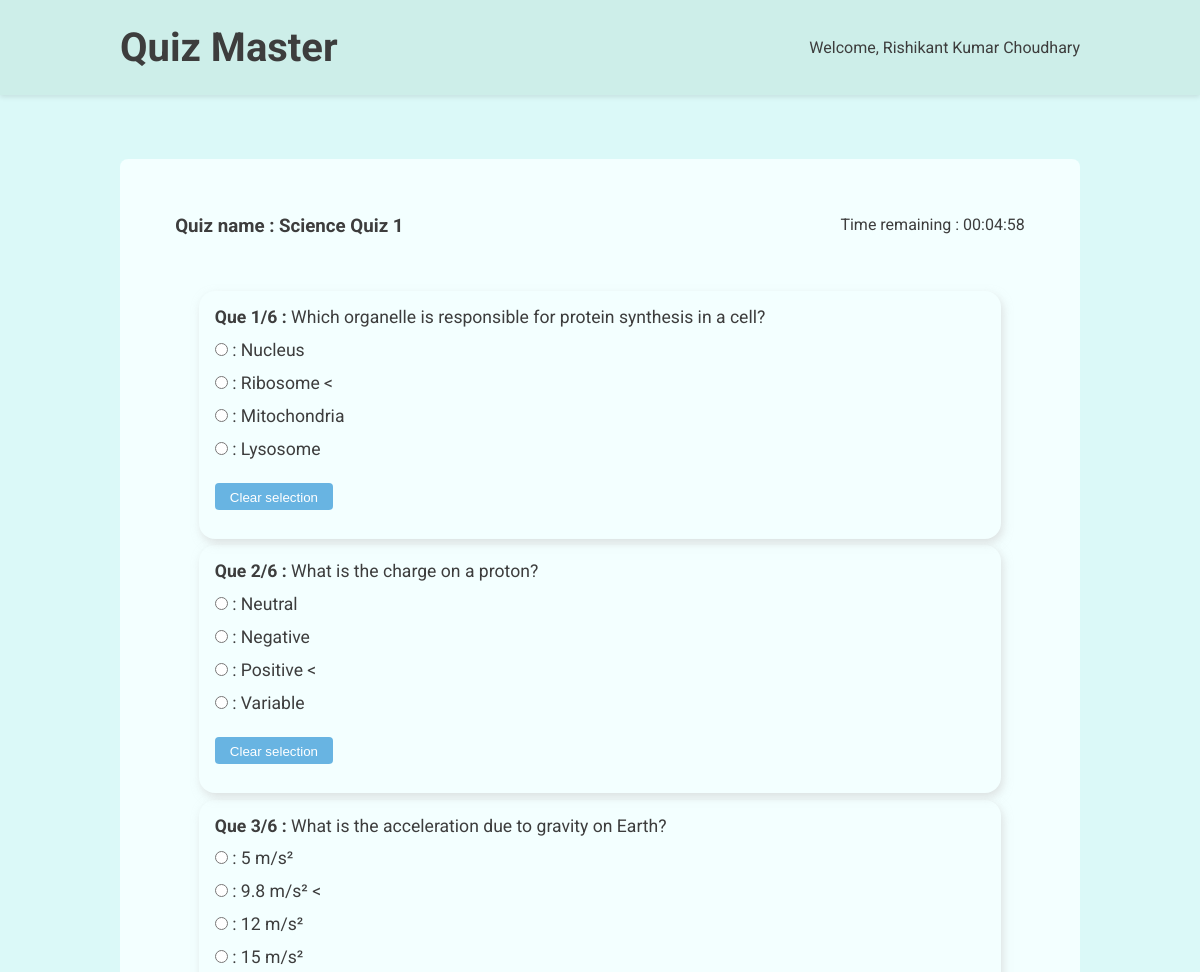
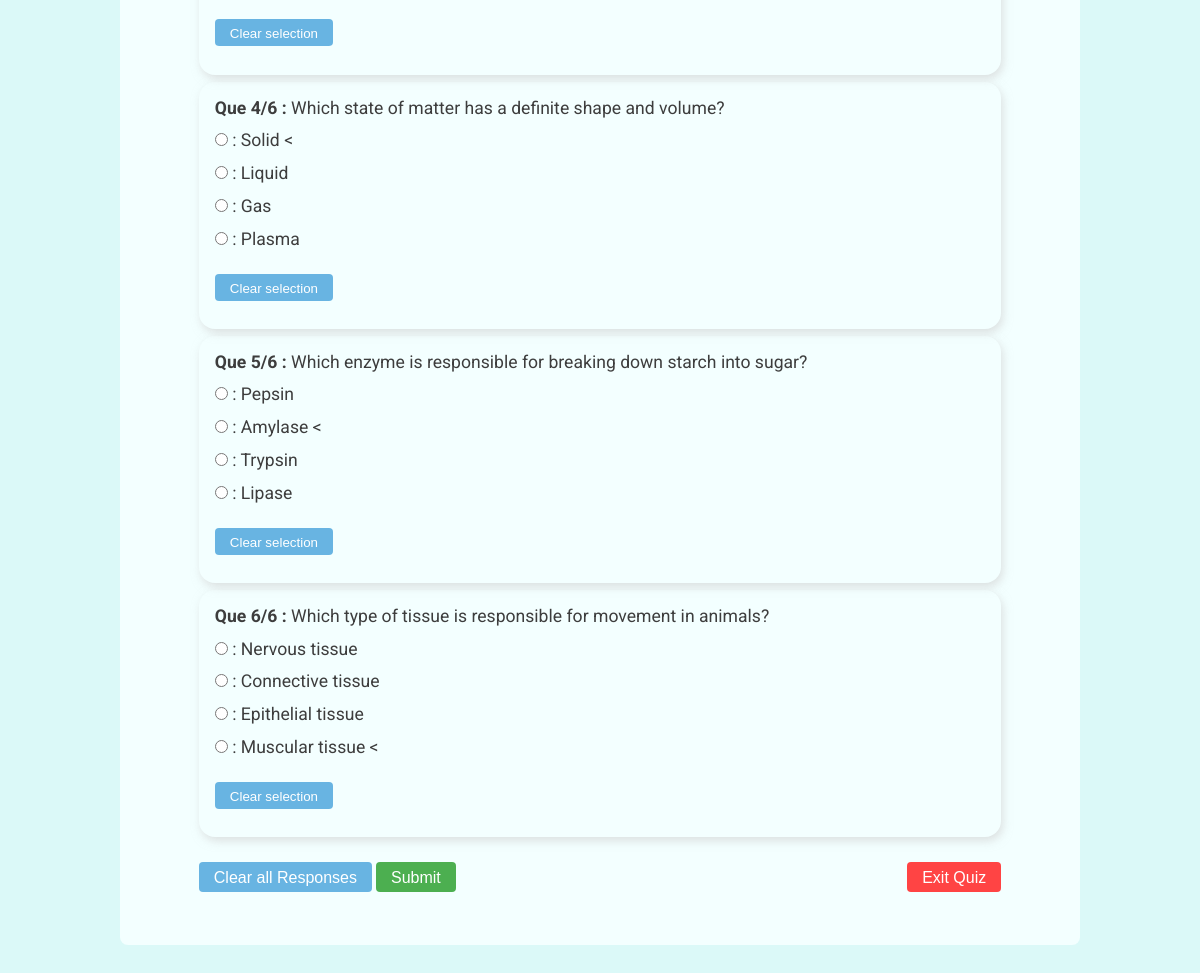
Screenshot of /attempt-quiz/1 (signed in) with the database file from the repository (2 pictures, top to bottom).
### models.py (models this page shows, shortened)
class User(db.Model, UserMixin):
    __tablename__ = 'users'
    id = db.Column(db.Integer, primary_key=True)
    username = db.Column(db.String(80), unique=True, nullable=False)
    passhash = db.Column(db.String(256), nullable=False)
    fullname = db.Column(db.String(80), nullable=False)
    qualification = db.Column(db.String(80), nullable=False)
    dob = db.Column(db.Date, nullable=False)
    is_admin = db.Column(db.Boolean, nullable=False, default=False)
    is_ban = db.Column(db.Boolean, nullable=False, default=False)
    @property
    def password(self):
        raise AttributeError('Password is not a readable attribute')

class Quizzes(db.Model):
    __tablename__ = 'quizzes'
    quizid = db.Column(db.Integer, primary_key=True)
    quizname = db.Column(db.String(80), unique=False, nullable=False)
    subjectid = db.Column(db.Integer, db.ForeignKey('subjects.subjectid'), nullable=False)
    duration = db.Column(db.Integer, nullable=False)
    quizdate = db.Column(db.Date, nullable=False)
    questions = db.relationship('Questions', backref='quiz', lazy=True)

class Questions(db.Model):
    __tablename__ = 'questions'
    questionid = db.Column(db.Integer, primary_key=True)
    quizid = db.Column(db.Integer, db.ForeignKey('quizzes.quizid'), nullable=False)
    chapterid = db.Column(db.Integer, db.ForeignKey('chapters.chapterid'), nullable=False)
    title = db.Column(db.String(80), nullable=False)
    statement = db.Column(db.String(512), nullable=False)
    option1 = db.Column(db.String(80), nullable=False)
    option2 = db.Column(db.String(80), nullable=False)
    option3 = db.Column(db.String(80), nullable=False)
    option4 = db.Column(db.String(80), nullable=False)
    ans = db.Column(db.Integer, nullable=False)

### routes.py (the view)
@app.route('/attempt-quiz/<int:quiz_id>')
@login_required
def attempt_quiz(quiz_id):
    return render_template('attempt-quiz.html', user = current_user, quiz = Quizzes.query.get(quiz_id), questions = Questions.query.filter_by(quizid=quiz_id).all())

### app.py (called while the page is built)
@login_manager.user_loader
def load_user(userid):
    return models.User.query.get(int(userid))

### templates/attempt-quiz.html (shortened to what this page needs)
{% extends "base.html" %}  {% block stylesheet %}
<link rel="stylesheet" href="{{ url_for('static', filename='navbar.css') }}" />
{% endblock %} {% block navbar %}
<header>
  <div class="header-container">
    <h1>Quiz Master</h1>
    <p>Welcome, {{ user.fullname}}</p>
  </div>
</header>
{% endblock %} {% block content %}
<main>
  <div class="sub-header">
    <h3>Quiz name : {{quiz.quizname}}</h3>
    <span
      >Time remaining : <span id="hour">00</span>:<span id="minute">21</span
      >:<span class="seconds">43</span></span
    >
  </div>
  <div class="question-display">
    <form method="post">
      {% for que in questions %}
      <div class="question-card">
        <p>
          <b>Que {{loop.index}}/{{quiz.questions|length}} :</b>
          {{que.statement}}
        </p>
        <div class="options">
          <div>
            <input
              type="radio"
              name="{{que.questionid}}"
              id="{{que.questionid}}1"
              value="1"
            />
            <label for="{{que.questionid}}1">: {{que.option1}}</label>
          </div>
          <div>
            <input
              type="radio"
              name="{{que.questionid}}"
              id="{{que.questionid}}2"
              value="2"
            />
            <label for="{{que.questionid}}2">: {{que.option2}}</label>
          </div>
          <div>
            <input
              type="radio"
              name="{{que.questionid}}"
              id="{{que.questionid}}3"
              value="3"
            />
            <label for="{{que.questionid}}3">: {{que.option3}}</label>
          </div>
          <div>
            <input
              type="radio"
              name="{{que.questionid}}"
              id="{{que.questionid}}4"
              value="4"
            />
            <label for="{{que.questionid}}4">: {{que.option4}}</label>
          </div>
          <div>
            <button
              class="blue"
              type="button"
              onclick="clearSelection({{que.questionid}})"
            >
              Clear selection
            </button>
          </div>
        </div>
      </div>
      {% endfor %}
      <div class="buttons-sec">
        <div>
          <button type="button" class="blue" onclick="clearAll()">
            Clear all Responses
          </button>
          <button type="button" class="green" onclick="submitQuiz()">
            Submit
          </button>
        </div>
        <div>
          <button type="button" class="red" onclick="exitQuiz()">
            Exit Quiz
          </button>
        </div>
      </div>
    </form>
  </div>
</main>
{% endblock %}

### static/index.css (style rules this page uses)
* { margin: 0; padding: 0; box-sizing: border-box; }
body { background-color: #dbf9f8; color: #3d3d3d; font-family: 'roboto', sans-serif; }
main { margin-bottom: 3rem; }

### static/navbar.css (style rules this page uses)
header { background-color: #cdeee9; padding: 1.5rem; box-shadow: 0 2px 5px rgba(0, 0, 0, 0.1); }
.header-container { margin: auto; width: 80vw; display: flex; justify-content: space-between; align-items: center; }
header h1 { margin: 0; font-size: 2.5rem; color: #3d3d3d; }

### templates/attempt-quiz.html (style rules this page uses)
main { margin: 4rem 0; padding: 0.5rem; min-height: 50vh; display: flex; flex-direction: column; align-items: center; background-color: #f3ffff; border-radius: 0.5rem; }
.sub-header { margin: 3rem 0; width: 90%; display: flex; justify-content: space-between; }
.question-display button { margin-top: 0.75rem; padding: 7px 15px 5px; color: #fff; border: none; border-radius: 0.25rem; cursor: pointer; }
.question-display { margin-bottom: 2rem; width: 85%; font-size: 1.1rem; }
.question-card { padding: 1rem; border-radius: 1rem; box-shadow: 2px 4px 10px #cccccc98; }
.options { margin: 1rem 0; display: flex; flex-direction: column; }
.question-display div { margin: 0.4rem 0; }
.buttons-sec { font-size: 1rem; display: flex; justify-content: space-between; }
.buttons-sec button { font-size: 1rem; }
.blue { background-color: #68b4e2; }
.green { background-color: #4caf50; }
.red { background-color: #f44; }

### rows the page displays
User: fullname "Rishikant Kumar Choudhary"
Quizzes: quizname "Science Quiz 1"
Questions: questions|length "6", statement "Which organelle is responsible for protein synthesis in a cell?", option1 "Nucleus", option2 "Ribosome <", option3 "Mitochondria", option4 "Lysosome"
Questions: questions|length "6", statement "What is the charge on a proton?", option1 "Neutral", option2 "Negative", option3 "Positive <", option4 "Variable"
Questions: questions|length "6", statement "What is the acceleration due to gravity on Earth?", option1 "5 m/s²", option2 "9.8 m/s² <", option3 "12 m/s²", option4 "15 m/s²"
Questions: questions|length "6", statement "Which state of matter has a definite shape and volume?", option1 "Solid <", option2 "Liquid", option3 "Gas", option4 "Plasma"
Questions: questions|length "6", statement "Which enzyme is responsible for breaking down starch into sugar?", option1 "Pepsin", option2 "Amylase <", option3 "Trypsin", option4 "Lipase"
Questions: questions|length "6", statement "Which type of tissue is responsible for movement in animals?", option1 "Nervous tissue", option2 "Connective tissue", option3 "Epithelial tissue", option4 "Muscular tissue <"
